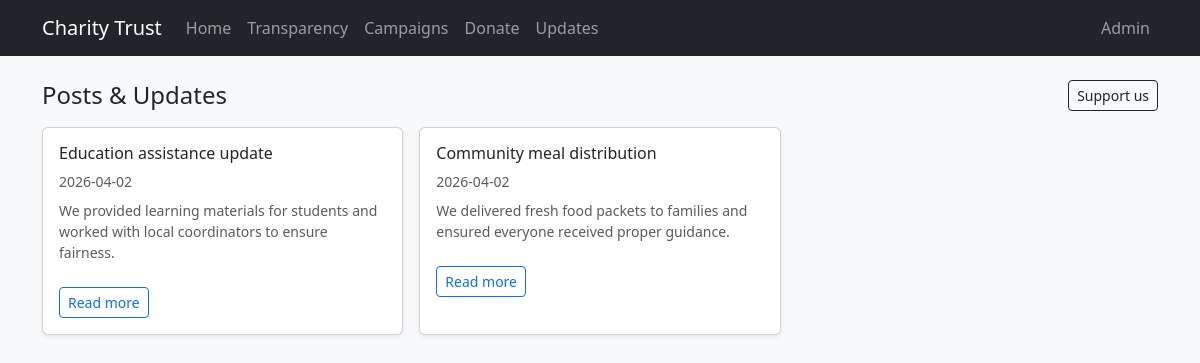
The page /posts on the database its author committed.
### app/models.py (models this page shows)
class Base(DeclarativeBase):
    pass

class Post(Base):
    __tablename__ = "posts"
    id: Mapped[int] = mapped_column(Integer, primary_key=True)
    title: Mapped[str] = mapped_column(String(220), nullable=False, index=True)
    content: Mapped[str] = mapped_column(Text, nullable=False)
    image_filename: Mapped[str] = mapped_column(String(255), nullable=True)
    created_at: Mapped[datetime] = mapped_column(DateTime(timezone=True), default=datetime.utcnow, nullable=False)
    updated_at: Mapped[datetime] = mapped_column(
        DateTime(timezone=True), default=datetime.utcnow, onupdate=datetime.utcnow, nullable=False
    )

### app/routes/public.py (the view)
@public_bp.route("/posts", methods=["GET"])
def posts_list():
    db = get_db()
    q = (db.query(Post).order_by(Post.created_at.desc()))
    posts = q.all()
    return render_template("public/posts_list.html", posts=posts, cents_to_amount_str=cents_to_amount_str)

### app/db.py (called while the page is built)
def get_db():
    if SessionLocal is None:
        raise RuntimeError("Database session is not initialized. Call init_engine() first.")
    return SessionLocal

### app/templates/public/posts_list.html (shortened to what this page needs)
{% extends "base.html" %}
{% block content %}
  <div class="d-flex align-items-center justify-content-between mb-3">
    <h1 class="h4 mb-0">Posts & Updates</h1>
    <a class="btn btn-outline-dark btn-sm" href="{{ url_for('public.donate') }}">Support us</a>
  </div>
  <div class="row g-3">
    {% for p in posts %}
      <div class="col-lg-4">
        <div class="card h-100 shadow-sm">
          <div class="card-body">
            <h2 class="h6">{{ p.title }}</h2>
            <div class="text-muted small mb-2">{{ p.created_at.strftime('%Y-%m-%d') }}</div>
            <p class="text-muted small">
              {{ p.content[:120] }}{% if p.content|length > 120 %}...{% endif %}
            </p>
            <a class="btn btn-sm btn-outline-primary mt-2" href="{{ url_for('public.post_detail', post_id=p.id) }}">Read more</a>
          </div>
        </div>
      </div>
    {% else %}
      <div class="col-12 text-muted">No updates yet.</div>
    {% endfor %}
  </div>
{% endblock %}

### app/static/styles.css (style rules this page uses)
body { min-height: 100vh; }

### rows shown on the page
Post: title "Education assistance update", created_at "2026-04-02", content "We provided learning materials for students and worked with local coordinators to ensure fairness."
Post: title "Community meal distribution", created_at "2026-04-02", content "We delivered fresh food packets to families and ensured everyone received proper guidance."
